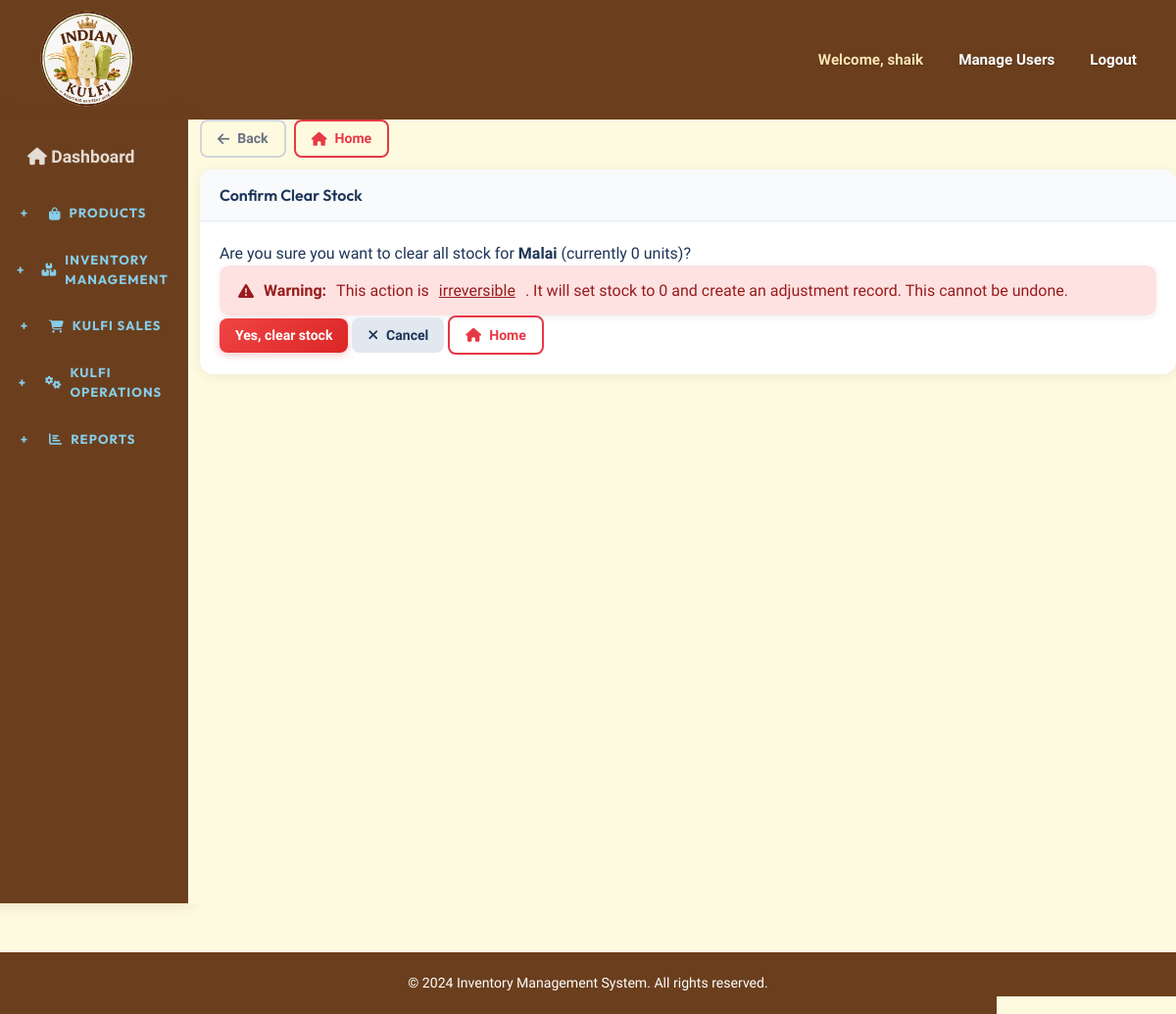
The app's page /inventory/clear-stock/22/ (signed in), older data.
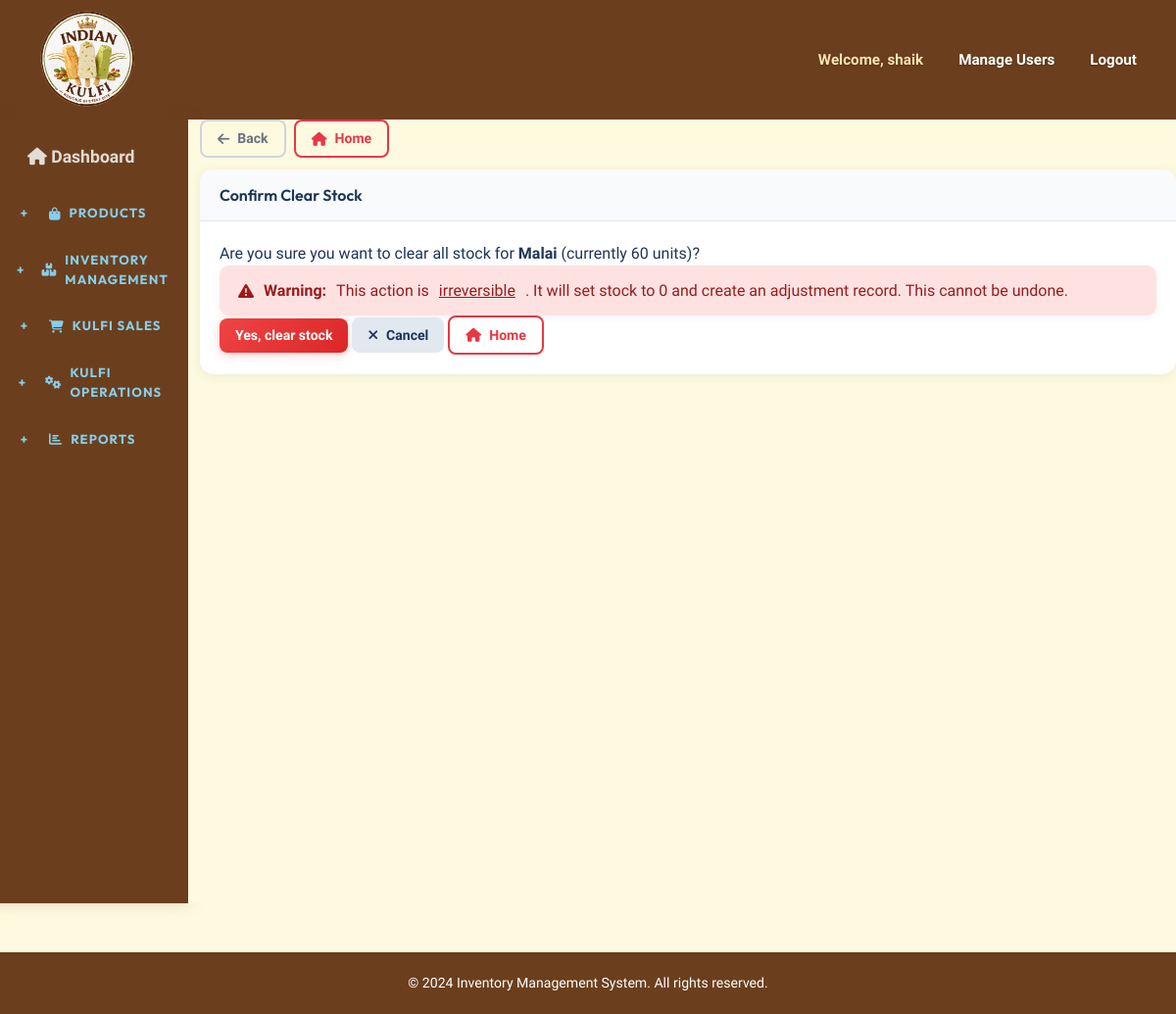
The same page, newer data.
### inventory/models.py (models this page shows, shortened)
class Product(models.Model):
    name = models.CharField(max_length=200, unique=True)
    sku = models.CharField(max_length=50, unique=True)
    category = models.CharField(max_length=100)
    cost_price = models.DecimalField(max_digits=10, decimal_places=2)
    selling_price = models.DecimalField(max_digits=10, decimal_places=2)
    current_stock = models.IntegerField(default=0)
    reorder_level = models.IntegerField(default=10, help_text="Low stock alert threshold")
    description = models.TextField(blank=True, null=True)
    is_active = models.BooleanField(default=True)
    created_at = models.DateTimeField(auto_now_add=True)
    updated_at = models.DateTimeField(auto_now=True)
    class Meta:
        ordering = ['name']
        verbose_name_plural = "Products"

### inventory/views.py (the view)
    def _wrapped_view(request, *args, **kwargs):
        if not request.user.is_authenticated:
            return redirect('login')
        if not request.user.is_staff:
            messages.error(request, 'You can access only the Sales module with this account.')
            return redirect('quick_sales_entry')
        return view_func(request, *args, **kwargs)

### inventory/views.py (called while the page is built, shortened)
def admin_only_view(view_func):
    def _wrapped_view(request, *args, **kwargs):
        if not request.user.is_authenticated:
            return redirect('login')
        if not request.user.is_staff:
            messages.error(request, 'You can access only the Sales module with this account.')
            return redirect('quick_sales_entry')
        return view_func(request, *args, **kwargs)
    return _wrapped_view

@login_required
@permission_required('inventory.change_product', raise_exception=True)
def clear_stock(request, product_id):
    product = get_object_or_404(Product, pk=product_id, is_active=True)
    context = {'product': product}
    return render(request, 'inventory/confirm_clear_stock.html', context)

### templates/inventory/confirm_clear_stock.html (shortened to what this page needs)
{% extends 'inventory/base.html' %}
{% block content %}
<div class="card">
    <div class="card-header">
        <h5>Confirm Clear Stock</h5>
    </div>
    <div class="card-body">
        <p>Are you sure you want to clear all stock for <strong>{{ product.name }}</strong> (currently {{ product.current_stock }} units)?</p>
        <div class="alert alert-danger">
            <i class="fas fa-exclamation-triangle"></i>
            <strong>Warning:</strong> This action is <u>irreversible</u>. It will set stock to 0 and create an adjustment record. This cannot be undone.
        </div>
        <form method="POST">
            <button type="submit" class="btn btn-danger">Yes, clear stock</button>
            <a href="{% url 'inventory_list' %}" class="btn btn-secondary d-inline-flex align-items-center gap-2" onclick="if (window.history.length > 1) { window.history.back(); } else { window.location.href=this.href; } return false;">
                <i class="fas fa-times"></i> Cancel
            </a>
            <a href="{% url 'dashboard' %}" class="btn btn-outline-primary d-inline-flex align-items-center gap-2">
                <i class="fas fa-home"></i> Home
            </a>
        </form>
    </div>
</div>
{% endblock %}

Row changes from the older to the newer data that the page shows:
changed Product "Malai": current_stock "0" → "60"
